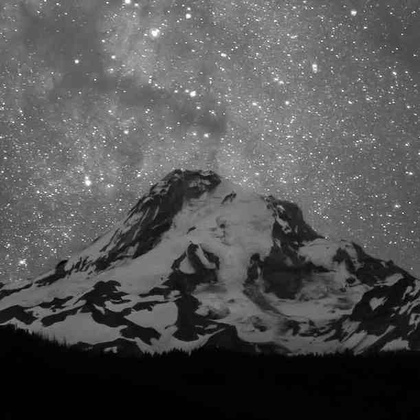
%> input picture 4-作业提交/201511060168_谷菲/谷菲_灰度/0.jpg, 420 x 420 px, shrunk from 611 x 611 before the run
$ octave makepics.m   (GNU Octave 9; MATLAB toolbox functions it lacks are replaced by stand-ins)
%> lines starting %> are read from the running program, lines starting %| are printed output that depends on the picture
clear all;clc;
% Current Working Path 获得当前文件所在路径，先包含文件名，后去掉
CWPath = fileparts(mfilename('fullpath'));
cd(CWPath);
yuan = imread('0.jpg');%读取RGB格式的图像
%> yuan is the input picture: size 420x420x3 uint8; min 0, max 255, mean 82.5

step=0.2;%图片的差异值
number=4;%生成的图片数量

%%%%%%%%%%%%%%%%%%%%%%%%%%%%%%%%%%%%%%%%%%%%%%%%%%%%%%%%%%%%%%%%%%%%%%%%%%%%%%%%%%%%%之前找到的RGB2gray
% [15 lines of commented-out code are left out]
%%%%%%%%%%%%%%%%%%%%%%%%%%%%%%%%%%%%%%%%%%%%%%%%%%%%%%%%%%%%%%%%%%%%%%%%%%%%%%%%%%%%%%%%%%%

 h={'/hposition = 25pct','/hposition = 75pct'...
     ,'/hposition = 25pct','/hposition = 75pct'};%图片的位置-水平
 v={'/vposition = 25pct','/vposition = 25pct'...
     ,'/vposition = 75pct','/vposition = 75pct'};%图片的位置-垂直
%%%%%%%%%%%%%%%%%%%%%%%%%%%%%%%%%%%%%%%%%%%%%%%%%%%%%%%%%%%%%%%%%%%%%%%%%%%%%%%生成picture和写<picture>
p=cell(number,4);%用来放图片<picture >名，用于后面的trial
for i=1:number%(1/step)
    pic=yuan*(step*i+step*floor(((1/step)-number)/2));%取中间部分的
    picname=sprintf('pic_%02d.jpg',i);
    imwrite(pic,picname,'jpg');%生成图片
    for j=1:4
        f=fopen('items.txt','a+');
    fprintf(f,'<picture %02d%d>\r\n    /items = ("%s")\r\n    /size = (300,300)\r\n    %s\r\n    %s\r\n',i,j,picname,h{j},v{j});
    fprintf(f,'</picture>\r\n');
        fclose(f);%写<picture>部分
        p{i,j}=sprintf('%02d%d',i,j);%记录picture名字
    end
   %fprintf(f,'    /%d = ("%s")\r\n',i,picname);%把item输出到txt文件
end
%> this loop made 4 passes
%> pass 1, `pic=yuan*(step*i+step*floor(((1/step)-number)/2));`:
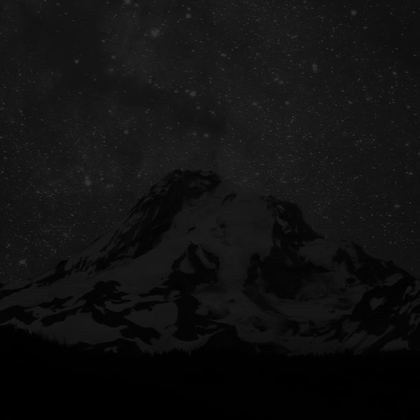
%> pic: size 420x420x3 uint8; min 0, max 51, mean 16.5
%> pass 2, `pic=yuan*(step*i+step*floor(((1/step)-number)/2));`:
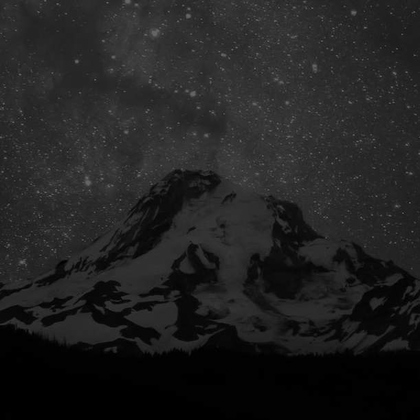
%> pic: size 420x420x3 uint8; min 0, max 102, mean 33
%> pass 3, `pic=yuan*(step*i+step*floor(((1/step)-number)/2));`:
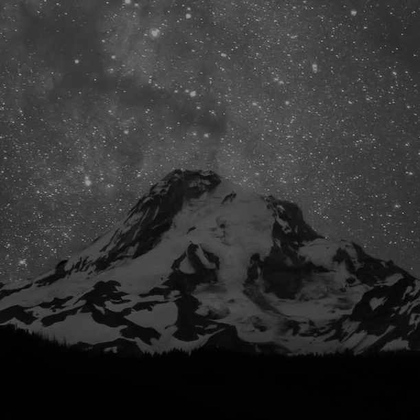
%> pic: size 420x420x3 uint8; min 0, max 153, mean 49.5
%> after the loop, p = 16 items

%%%%%%%%%%%%%%%%%%%%%%%%%%%%%%%%%%%%%%%%%%%%%%%%%%%%%%%%%%%%%%%%%%%%%%%%%%%%%写trial
f=fopen('items.txt','a+');
con=0;
for i=1:number%这里的是灰度不一样的图片

    ku=1:number;%生成所有行
    ku(i)=[];%去掉灰度不一样的那一行
    for j=1:number-1
        con=con+1;
        weizhi=randperm(4);wei=weizhi(1);%出现的位置
        unique=p{i,wei};%s随机一个特殊图片的位置，剩余相同的图片位置也就定了
     fprintf(f,'<trial %d>\r\n',con);
fprintf(f,'    /correctmessage = (correctmsg,500)\r\n');
fprintf(f,'    /errormessage = (errormsg,500)\r\n');
fprintf(f,'	   /pretrialpause = 500\r\n');
fprintf(f,'	   /inputdevice = mouse\r\n');
fprintf(f,'	   /correctresponse = (%s)\r\n',unique);
fprintf(f,'    /validresponse = (%s, %s, %s, %s)\r\n',unique,p{ku(j),weizhi(2)},p{ku(j),weizhi(3)},p{ku(j),weizhi(4)});
fprintf(f,'	   /ontrialbegin = [values.fixationtime = expressions.generaterandomfixation]\r\n');
fprintf(f,'	   /ontrialbegin = [values.shapetime = values.fixationtime + expressions.generaterandomshape]\r\n');
%fprintf(f,'	   /ontrialbegin = [values.stimulustimep = values.shapetime + 300]\r\n');
fprintf(f,'	   /ontrialbegin = [trial.%d.insertstimulustime(text.fixation, 0)]\r\n',con);
fprintf(f,'	   /ontrialbegin = [trial.%d.insertstimulustime(shape.blank,values.fixationtime)]\r\n',con);
fprintf(f,'	   /ontrialbegin = [trial.%d.insertstimulustime(picture.%s,values.shapetime)]\r\n',con,unique);
fprintf(f,'	   /ontrialbegin = [trial.%d.insertstimulustime(picture.%s,values.shapetime)]\r\n',con,p{ku(j),weizhi(2)});
fprintf(f,'	   /ontrialbegin = [trial.%d.insertstimulustime(picture.%s,values.shapetime)]\r\n',con,p{ku(j),weizhi(3)});
fprintf(f,'	   /ontrialbegin = [trial.%d.insertstimulustime(picture.%s,values.shapetime)]\r\n',con,p{ku(j),weizhi(4)});
%fprintf(f,'	   /ontrialbegin = [trial.%d.insertstimulustime(shape.blank,values.stimulustimep)]\r\n',con);
fprintf(f,'	   /ontrialend = [trial.%d.clearstimulusframes()]\r\n',con);
fprintf(f,'	   /beginresponsetime = values.shapetime\r\n');
fprintf(f,'</trial>\r\n');
    end
end
%> after the loop, con = 12; ku = [1 2 3]
%%%%%%%%%%%%%%%%%%%%%%%%%%%%%%%%%写block
shunxu=randperm(number*(number-1));%trial顺序随机

fprintf(f,'<block exerciseblk1>\r\n');
fprintf(f,'     /screencolor = (0,0,0)\r\n');
fprintf(f,'	    /blockfeedback = (meanlatency,correct)\r\n');
fprintf(f,'	    /trials = [');
for i=1:number*(number-1)/2-1
    fprintf(f,'%d=%d;',i,shunxu(i));
end
i=i+1;
fprintf(f,'%d=%d]\r\n',i,shunxu(i));
fprintf(f,'</block>\r\n');
%两个block平分trial（因为trial数是偶数）
fprintf(f,'<block exerciseblk2>\r\n');
fprintf(f,'     /screencolor = (0,0,0)\r\n');
fprintf(f,'	    /blockfeedback = (meanlatency,correct)\r\n');
fprintf(f,'	    /trials = [');
for i=1+number*(number-1)/2:number*(number-1)-1
    fprintf(f,'%d=%d;',i-number*(number-1)/2,shunxu(i));
end
i=i+1;
fprintf(f,'%d=%d]\r\n',i/2,shunxu(i));
fprintf(f,'</block>\r\n');
fclose(f);
